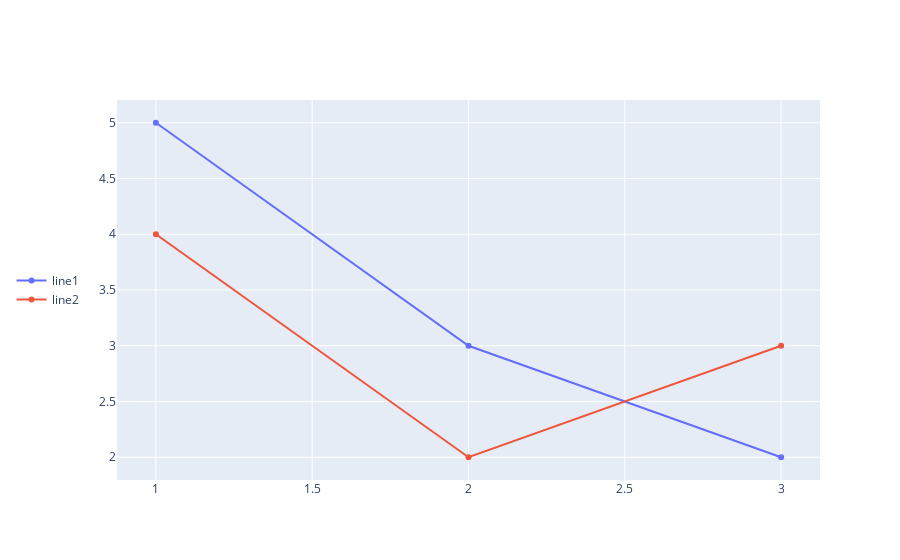

The notebook cell saved with this chart:
### Code cell
moved_legend_fig = go.Figure()
moved_legend_fig.add_trace(go.Scatter(x=x, y=[5, 3, 2], name="line1"))
moved_legend_fig.add_trace(go.Scatter(x=x, y=[4, 2, 3], name="line2"))
moved_legend_fig.layout.update(legend={"x": -0.15, "y": 0.5})  # ❶ 凡例の位置 凡例の座標の起点は領域の左下, グラフ描画領域の左下の座標が(0,0), 座標の値は描画領域全体を1とした値
moved_legend_fig.show()

### Figure 1 — Plotly figure (JSON) as saved in the notebook; plotly's stock layout.template omitted (floating-point values rounded to 4 significant figures)
{"data": [{"name": "line1", "type": "scatter", "x": [1, 2, 3], "y": [5, 3, 2]}, {"name": "line2", "type": "scatter", "x": [1, 2, 3], "y": [4, 2, 3]}], "layout": {"legend": {"x": -0.15, "y": 0.5}}}
